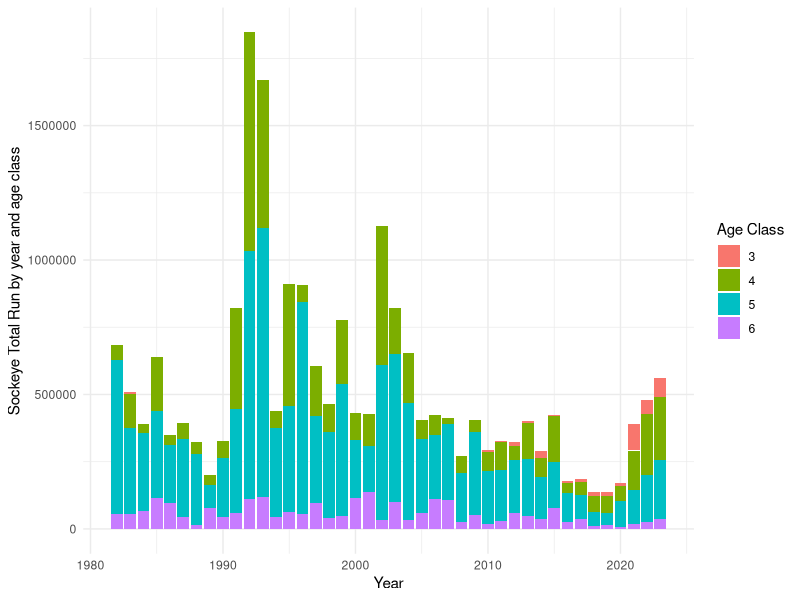
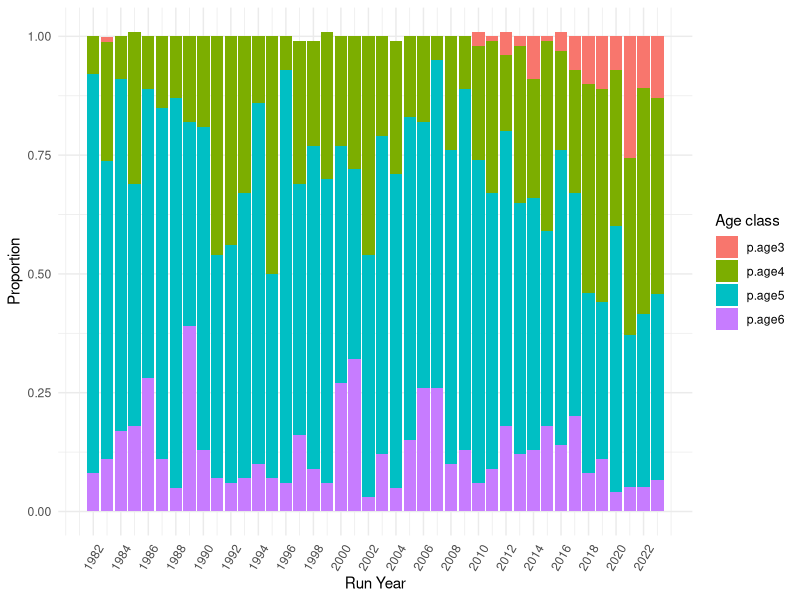

Write the R code that produced these figures, in order. (Note: this script raises an error after producing the figures.)
# Code to process (1) Meziadin sockeye run by age data and (2) escapement and total return data
# for Meziadin-specific sockeye run forecast using ForecastR
library(tidyverse)

# Read in Meziadin/Nass TE/TR data:
mez_nass_TR_TE <- read_csv("data/nass vs mez TR TE new.csv") %>%
  filter(type == "Total Return") %>%
  drop_na("Meziadin") %>%
  rename(runyear = year)

# Wide format to have total run and escapement as columns
TR_TE_wide <- pivot_wider(mez_nass_TR_TE, names_from = type, values_from = c(Meziadin, Nass)) %>%
  subset(select = -c(`Nass_Total Return`, mez.p, non.mez))

# Read new data (to 2023)
datanew <- read.csv("data/TRTC-Results--Nass-Sockeye_kke.csv") %>%
  filter(CU_Name == "Meziadin") %>%
  subset(select = -c(CU, SpeciesId, T_Idx_E, ExpFactor1, ExpFactor2, AdjSum, ObsE,
                     ExpFactor3, TE, CDN.Harvest, CDN.ER, Q1, Q2, Q3, ER.Indicator,
                     ER.Indicator.Lookup, ER.Source, StatArea, TRTC, Total.Harvest,
                     Total.ER, CU_Name)) %>%
  filter(Year %in% c("2018", "2019", "2020", "2021", "2022", "2023")) %>%
  rename(runyear = Year, `Meziadin_Total Return` = Total.Run)%>%
  mutate(`Meziadin_Total Return` = as.numeric(gsub(",","",`Meziadin_Total Return`)))

# Merge old and new data (without ages):
all_mezdata <- bind_rows(TR_TE_wide, datanew)

# Read in Meziadin by age data:
mez_age <- read_csv("data/Mez scale data - Andy.csv") %>%
  rename(runyear = Year)
# new data to 2022
mez_age_2 <- read_csv("data/Mez ages for Andy.csv") %>%
  filter(Year %in% c("2020", "2021", "2022")) %>%
  rename(runyear = Year) %>%
  #add row for 2023 with age percentages using the mean from the last 5y (2018-2022)
  add_row(runyear = 2023, AgeComp = "MeziadinAnnual", RunAge3 = 0.1288244, RunAge4 = 0.4137336, RunAge5 = 0.3906876, RunAge6 = 0.06675444,
          RunAge7 = 0, Total = 1.00)

mez_age <- rbind(mez_age, mez_age_2)

# Merge the two dataframes 
all_mezdata <- merge(all_mezdata, mez_age, by = "runyear") %>%
  subset(select = -c(RunAge7, AgeComp)) %>%
  # add sockeye escapement for each age class (total * percent age)
  # add sockeye total return number for each age class
  mutate("3" = RunAge3*`Meziadin_Total Return`,
         "4" = RunAge4*`Meziadin_Total Return`,
         "5" = RunAge5*`Meziadin_Total Return`,
         "6" = RunAge6*`Meziadin_Total Return`) %>%
  # column name for percentages
  rename(p.age3 = RunAge3, p.age4 = RunAge4, p.age5 = RunAge5, p.age6 = RunAge6)

# Format for plotting
all_mezdata_long <- all_mezdata %>%
  pivot_longer(cols = "3":"6", names_to = "tr_ageclass", values_to = "tr_count") %>%
  rename(`Age Class` = tr_ageclass)

prop_ages <- all_mezdata %>%
  pivot_longer(cols = "p.age3":"p.age6", names_to = "Age class", values_to = "proportion_age")

# Plot total run by year with age classes:
ggplot(all_mezdata_long, aes(x = runyear, y = tr_count, fill = `Age Class`)) +
  geom_col() +
  xlab("Year") +
  ylab("Sockeye Total Run by year and age class") +
  theme_minimal()

# Proportion of age classes by year
ggplot(prop_ages, aes(x = runyear, y = proportion_age, fill = `Age class`))+
  geom_col() +
  theme_minimal() +
  xlab("Run Year") +
  ylab("Proportion")+
  scale_x_continuous(breaks = round(seq(min(prop_ages$runyear), max(prop_ages$runyear), 
                                        by = 2),1)) +
  theme(axis.text.x = element_text(angle = 60, vjust = 0.5))


# FORMATTING FOR FORECASTR ------------------------------------------------


# Format identical to ForecastR example - removing escapement and just include total return data,
# add columns for stock, species etc

mez_forecastr <- all_mezdata_long %>%
  subset(select = -c(p.age3, p.age4, p.age5, p.age6, Total, 
                     `Meziadin_Total Return`)) %>%
  rename(Run_Year = runyear, Age_Class = `Age Class`, Average_Terminal_Run = tr_count) %>%
  #filter(Age_Class != "3") %>% # remove age class 3 (for now..) because lots of zeros for this age class
  mutate(Brood_Year = Run_Year - as.numeric(Age_Class),
         Stock_Name = "Meziadin",
         Stock_Species = "Sockeye",
         Stock_Abundance = "Terminal Run",
         Forecasting_Year = "2024") %>%
  select(Stock_Name, Stock_Species, Stock_Abundance, Forecasting_Year, Run_Year, Brood_Year,
         Age_Class, Average_Terminal_Run) %>%
  mutate(Average_Terminal_Run = ifelse(is.na(Average_Terminal_Run), 0, Average_Terminal_Run))


# remove values from columns 1-4, except for the first row
mez_forecastr <- mez_forecastr %>%
  mutate(
    Stock_Name = ifelse(row_number() == 1, Stock_Name, ""),
    Stock_Species = ifelse(row_number() == 1, Stock_Species, ""),
    Stock_Abundance = ifelse(row_number() == 1, Stock_Abundance, ""),
    Forecasting_Year = ifelse(row_number() == 1, Forecasting_Year, "")
  )

write.csv(mez_forecastr, "~/coastland/nass-data-summaries/data/mez_forecastr.csv", row.names = FALSE)
